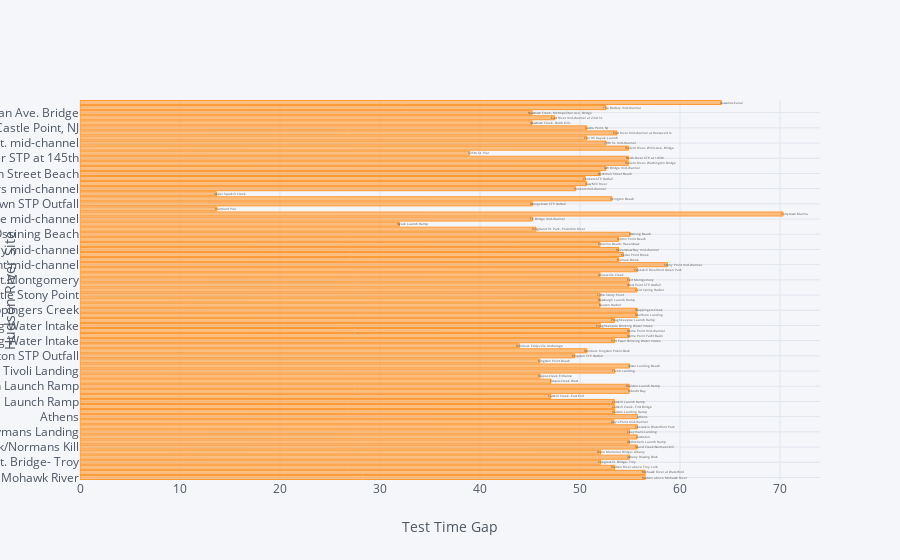

Here is the notebook cell this chart was saved with:
### Code cell
test_freq.iplot(kind='bar', x="ave_diff", y="Site", orientation = 'h',text='Site',
             xTitle='Test Time Gap', yTitle='Hudson River Site',
             filename='cufflinks/q2-bar-chart')

### Figure 1 — Plotly figure (JSON) as saved in the notebook; plotly's stock layout.template omitted (floating-point values rounded to 4 significant figures)
{"data": [{"marker": {"color": "rgba(255, 153, 51, 0.6)", "line": {"color": "rgba(255, 153, 51, 1.0)", "width": 1}}, "name": "Site", "orientation": "h", "text": ["Hudson above Mohawk River", "Mohawk River at Waterford", "Hudson River above Troy Lock", "Congress St. Bridge- Troy", "Albany Rowing Dock", "Dunn Memorial Bridge- Albany", "Island Creek/Normans Kill", "Bethlehem Launch Ramp", "Castleton", "Coeymans Landing", "Coxsackie Waterfront Park", "Gay's Point mid-channel", "Athens", "Hudson Landing Ramp", "Catskill Creek- First Bridge", "Catskill Launch Ramp", "Catskill Creek- East End", "Inbocht Bay", "Malden Launch Ramp", "Esopus Creek West", "Esopus Creek Entrance", "Tivoli Landing", "Ulster Landing Beach", "Kingston Point Beach", "Kingston STP Outfall", "Rondout- Kingston Public Dock", "Rondout- Eddyville Anchorage", "Port Ewen Drinking Water Intake", "Norrie Point Yacht Basin", "Norrie Point mid-channel", "Poughkeepsie Drinking Water Intake", "Poughkeepsie Launch Ramp", "Marlboro Landing", "Wappingers Creek", "Beacon Harbor", "Newburgh Launch Ramp", "Little Stony Point", "Cold Spring Harbor", "West Point STP Outfall", "Fort Montgomery", "Annesville Creek", "Peekskill Riverfront Green Park", "Stony Point mid-channel", "Furnace Brook", "Cedar Pond Brook", "Haverstraw Bay mid-channel", "Emeline Beach- Haverstraw", "Croton Point Beach", "Ossining Beach", "Kingsland Pt. Park- Pocantico River", "Nyack Launch Ramp", "TZ Bridge mid-channel", "Tarrytown Marina", "Piermont Pier", "Orangetown STP Outfall", "Irvington Beach", "Upper Sparkill Creek", "Yonkers mid-channel", "Saw Mill River", "Yonkers STP Outfall", "Dyckman Street Beach", "GW Bridge mid-channel", "Harlem River- Washington Bridge", "North River STP at 145th", "125th St. Pier", "Harlem River- Willis Ave. Bridge", "79th St. mid-channel", "Pier 96 Kayak Launch", "East River mid-channel at Roosevelt Is.", "Castle Point, NJ", "Newtown Creek- Dutch Kills", "East River mid-channel at 23rd St.", "Newtown Creek- Metropolitan Ave. Bridge", "The Battery mid-channel", "Gowanus Canal"], "type": "bar", "x": [56.51, 56.51, 53.46, 52.05, 54.94, 52.05, 55.71, 54.94, 55.71, 54.94, 55.74, 53.39, 55.74, 53.46, 53.43, 53.43, 47.07, 54.92, 54.92, 47.1, 46, 53.46, 54.94, 45.98, 49.45, 50.69, 43.93, 53.43, 54.92, 54.92, 52.03, 53.43, 55.71, 55.71, 52, 52, 52, 55.69, 54.89, 54.92, 52, 55.74, 58.75, 53.85, 54.34, 53.85, 52, 53.85, 55, 45.6, 31.95, 45.23, 70.3, 13.67, 45.23, 53.19, 13.64, 49.56, 50.64, 50.53, 52, 52.59, 54.83, 54.83, 38.95, 54.83, 52.59, 50.67, 53.69, 50.67, 45.21, 47.46, 45.21, 52.59, 64.14], "y": ["Hudson above Mohawk River", "Mohawk River at Waterford", "Hudson River above Troy Lock", "Congress St. Bridge- Troy", "Albany Rowing Dock", "Dunn Memorial Bridge- Albany", "Island Creek/Normans Kill", "Bethlehem Launch Ramp", "Castleton", "Coeymans Landing", "Coxsackie Waterfront Park", "Gay's Point mid-channel", "Athens", "Hudson Landing Ramp", "Catskill Creek- First Bridge", "Catskill Launch Ramp", "Catskill Creek- East End", "Inbocht Bay", "Malden Launch Ramp", "Esopus Creek West", "Esopus Creek Entrance", "Tivoli Landing", "Ulster Landing Beach", "Kingston Point Beach", "Kingston STP Outfall", "Rondout- Kingston Public Dock", "Rondout- Eddyville Anchorage", "Port Ewen Drinking Water Intake", "Norrie Point Yacht Basin", "Norrie Point mid-channel", "Poughkeepsie Drinking Water Intake", "Poughkeepsie Launch Ramp", "Marlboro Landing", "Wappingers Creek", "Beacon Harbor", "Newburgh Launch Ramp", "Little Stony Point", "Cold Spring Harbor", "West Point STP Outfall", "Fort Montgomery", "Annesville Creek", "Peekskill Riverfront Green Park", "Stony Point mid-channel", "Furnace Brook", "Cedar Pond Brook", "Haverstraw Bay mid-channel", "Emeline Beach- Haverstraw", "Croton Point Beach", "Ossining Beach", "Kingsland Pt. Park- Pocantico River", "Nyack Launch Ramp", "TZ Bridge mid-channel", "Tarrytown Marina", "Piermont Pier", "Orangetown STP Outfall", "Irvington Beach", "Upper Sparkill Creek", "Yonkers mid-channel", "Saw Mill River", "Yonkers STP Outfall", "Dyckman Street Beach", "GW Bridge mid-channel", "Harlem River- Washington Bridge", "North River STP at 145th", "125th St. Pier", "Harlem River- Willis Ave. Bridge", "79th St. mid-channel", "Pier 96 Kayak Launch", "East River mid-channel at Roosevelt Is.", "Castle Point, NJ", "Newtown Creek- Dutch Kills", "East River mid-channel at 23rd St.", "Newtown Creek- Metropolitan Ave. Bridge", "The Battery mid-channel", "Gowanus Canal"]}], "layout": {"legend": {"bgcolor": "#F5F6F9", "font": {"color": "#4D5663"}}, "paper_bgcolor": "#F5F6F9", "plot_bgcolor": "#F5F6F9", "titlefont": {"color": "#4D5663"}, "xaxis1": {"gridcolor": "#E1E5ED", "showgrid": true, "tickfont": {"color": "#4D5663"}, "title": "Test Time Gap", "titlefont": {"color": "#4D5663"}, "zerolinecolor": "#E1E5ED"}, "yaxis1": {"gridcolor": "#E1E5ED", "showgrid": true, "tickfont": {"color": "#4D5663"}, "title": "Hudson River Site", "titlefont": {"color": "#4D5663"}, "zerolinecolor": "#E1E5ED"}}}
